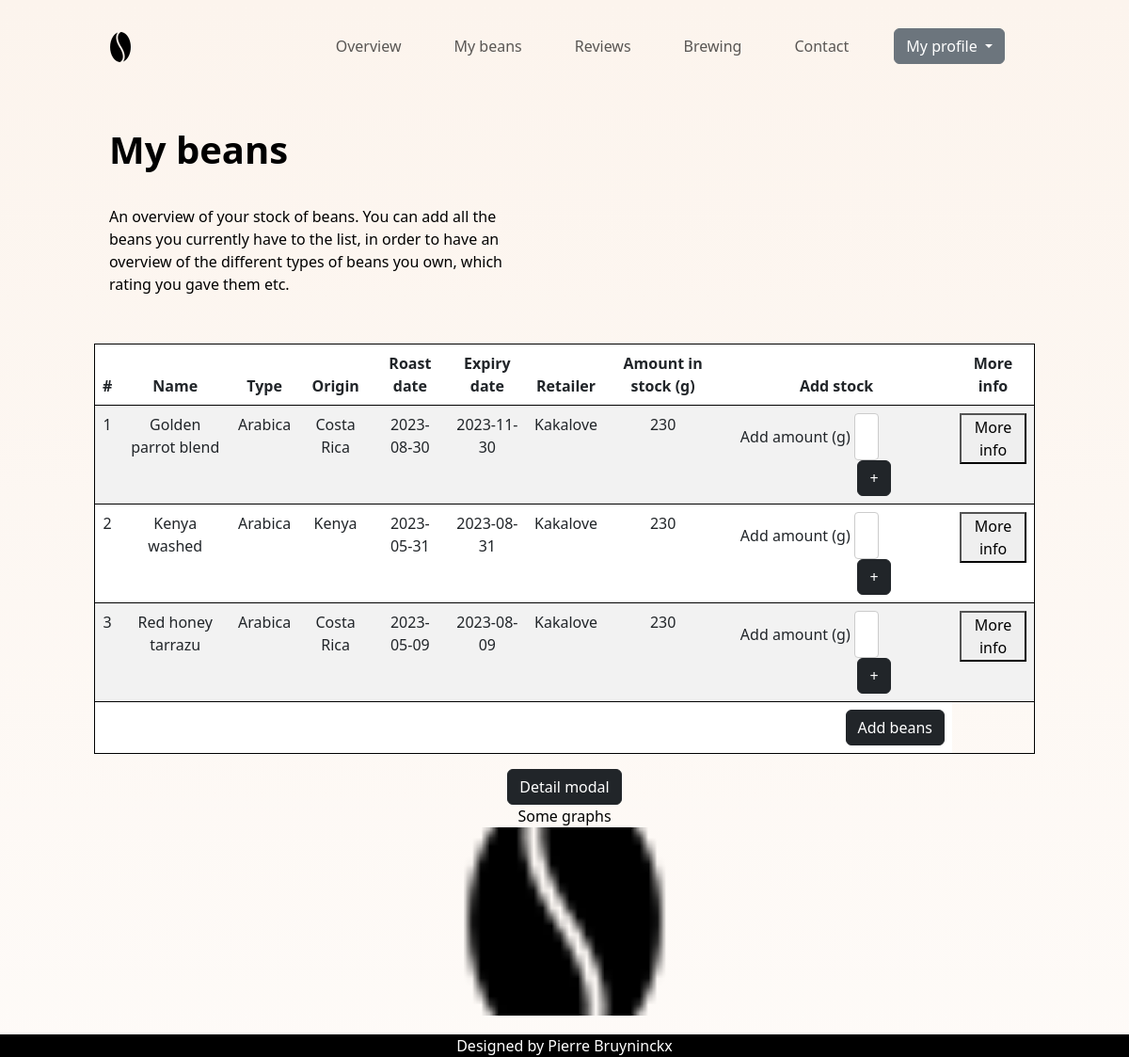
The app's page /mybeans (signed in) with its own data.
### tables this page shows
CREATE TABLE "mybeans" (
	"user_id"	INTEGER NOT NULL,
	"bean_name"	TINY TEXT NOT NULL,
	"origin"	TINY TEXT NOT NULL,
	"roast_date"	DATE NOT NULL,
	"expiry_date"	DATE NOT NULL,
	"retailer"	TINY TEXT NOT NULL,
	"amount"	INTEGER NOT NULL,
	"type"	TEXT,
	"roasting_level"	INTEGER,
	"notes"	TINY TEXT,
	"acidity"	INTEGER,
	"CR_review"	INTEGER,
	"description"	TEXT,
	"comments"	TEXT,
	FOREIGN KEY("user_id") REFERENCES "users"("id")
);

### app.py (the view)
@app.route("/mybeans", methods=["GET", "POST"])
@login_required
def mybeans():
    id = session.get("user_id")
    if request.method == "POST":
        if request.form.get("detailedBeanName") == None:
            name = request.form.get("BeanName")
            name_check = db.execute("SELECT * FROM mybeans WHERE user_id == ? AND bean_name == ?", id, name)
            if len(name_check) != 0:
                flash("This coffee bean already exists in your table!")
                return redirect("/mybeans")
            origin = request.form.get("BeanOrigin")
            roastDate = request.form.get("RoastDate")
            expiryDate = request.form.get("ExpiryDate")
            retailer = request.form.get("Retailer")
            stock = request.form.get("Stock")
            type = request.form.info("Type")
            roast = request.form.get("Roast")
            notes = request.form.get("Notes")
            acidity = request.form.get("Acidity")
            CR_review = request.form.get("CR_Review")
            description = request.form.get("Description")
            comments = request.form.get("Comments")
            print(f"Name: {name}\nOrigin: {origin}\nRoast date: {roastDate}\nExpiry date: {expiryDate}\nRetailer: {retailer}\nStock: {stock}\nType: {type}\nRoast: {roast}\nNotes: {notes}\nAcidity: {acidity}\nCR Review: {CR_review}\nDescription: {description}\nComments: {comments}\n")
            db.execute("INSERT into mybeans (user_id, bean_name, origin, roast_date, expiry_date, retailer, amount, type, roasting_level, notes, acidity, CR_review, description, comments) VALUES (?, ?, ?, ?, ?, ?, ?, ?, ?, ?, ?, ?, ?, ?);", id, name, origin, roastDate, expiryDate, retailer, stock, type, roast, notes, acidity, CR_review, description, comments)
            flash('Bean information added')
            return redirect("/mybeans"), 200
        else:
            detailedBeanName = request.form.get("detailedBeanName")
            print(f"Detail of {detailedBeanName}: ...")
            detailedInfo = db.execute("SELECT bean_name, type, origin, roasting_level, notes, acidity, CR_review, description, comments FROM mybeans WHERE user_id == ? AND bean_name == ?", id, detailedBeanName)
            print(f"Detailed info: {detailedInfo}")
            return render_template("mybeans.html", beans_detailed_data = detailedInfo)
    else:
        table_data = db.execute("SELECT bean_name, type, origin, roast_date, expiry_date, retailer, amount FROM mybeans WHERE user_id == ? GROUP BY bean_name", id)
        return render_template("mybeans.html", beans_data = table_data, beans_detailed_data = table_data)

### app.py (called while the page is built)
@app.after_request
def after_request(response):
    response.headers["Cache-Control"] = "no-cache, no-store, must-revalidate"
    response.headers["Expires"] = 0
    response.headers["Pragma"] = "no-cache"
    return response

### helpers.py (called while the page is built)
def login_required(f):
    @wraps(f)
    def decorated_function(*args, **kwargs):
        if session.get("user_id") is None:
            return redirect("/login")
        return f(*args, **kwargs)
    return decorated_function

### templates/mybeans.html (shortened to what this page needs)
{% extends "layout.html" %}
{% block main%}
<div class="beans_container">
    <div class="header">
        <h1>My beans</h1>
        <p>An overview of your stock of beans. You can add all the beans you currently have to the list, in order to have an overview of the different types of beans you own, which rating you gave them etc.</p>
    </div>
    <div class="beans_table">
        <div class="beans_table_item">
            <table class="table table-striped table-responsive table-hover" id="mybeans">
            <thead>
                <tr>
                    <th scope="col">#</th>
                    <th scope="col">Name</th>
                    <th scope="col">Type</th>
                    <th scope="col">Origin</th>
                    <th scope="col">Roast date</th>
                    <th scope="col">Expiry date</th>
                    <th scope="col">Retailer</th>
                    <th scope="col">Amount in stock (g)</th>
                    <th scope="col">Add stock</th>
                    <th scope="col">More info</th>
                </tr>
            </thead>
            <tbody>
                {% for row in beans_data %}
                <tr>
                    <td scope="row" class="countercell"></td>
                    <td>{{ row['bean_name'] }}</td>
                    <td>{{ row['type'] }}</td>
                    <td>{{ row['origin'] }}</td>
                    <td>{{ row['roast_date'] }}</td>
                    <td>{{ row['expiry_date'] }}</td>
                    <td>{{ row['retailer'] }}</td>
                    <td>{{ row['amount'] }}</td>
                    <td>
                        <div class="addStockForm">
                            <form action="/addstock" method="post">
                                <label for="stock">Add amount (g)</label>
                                <input type="number" id="stock" name="stock" min="0" required step="1" onclick="getBeanName(this,'BeanName')">
                                <button class="btn btn-dark" type="submit">+</button>
                            </form>
                        </div>
                    </td>
                    <td><form action="/mybeans" method="post">
                        <button type="submit">More info</button>
                    </form></td>
                </tr>
                {% endfor %}
            </tbody>
            <tfoot>
                <tr>
                    <td></td>
                    <td></td>
                    <td></td>
                    <td></td>
                    <td></td>
                    <td></td>
                    <td></td>
                    <td></td>
                    <td>
                        <button type="button" class="btn btn-dark" data-bs-toggle="modal" data-bs-target="#ModalBeanForm">
                            Add beans
                        </button>
                    </td>
                </tr>
        </table>
        <button type="button" class="btn btn-dark" data-bs-toggle="modal" data-bs-target="#ModalBeanDetail">
            Detail modal
        </button>
        </div>
        <div class="beans_table_item">
            Some graphs
            <img src="../static/images/coffee-bean.png" alt="temp">
        </div>
    </div>
</div>
{% endblock %}

### templates/layout.html (shortened to what this page needs)
<!DOCTYPE html>
<html lang="en">
<head>
    <link rel="stylesheet" href="../static/styles.css">
    <link href="https://cdn.jsdelivr.net/npm/bootstrap@5.3.0/dist/css/bootstrap.min.css" rel="stylesheet">
</head>
<body class="body">
    <nav class="navbar navbar-expand-md my_container">
        <div class="container-fluid" id="navbar_wrap">
            <a class="navbar-brand" href="/"><img src="../static/images/coffee-bean.png" alt="coffe bean navbar-toggler-icon"></a>
            <div class="collapse navbar-collapse navigation_items" id="navbarNav">
                {% if session["user_id"] %}
                <ul class="navbar-nav nav_list">
                <li class="nav-item">
                    <a class="nav-link"  href="/">Overview</a>
                </li>
                <li class="nav-item">
                    <a class="nav-link" href="/mybeans">My beans</a>
                </li>
                <li class="nav-item">
                    <a class="nav-link" href="/reviews">Reviews</a>
                </li>
                <li class="nav-item">
                    <a class="nav-link" href="/brewing">Brewing</a>
                </li>
                <li class="nav-item ">
                    <a class="nav-link" href="/contact">Contact</a>
                </li>
                <li class="nav-item dropdown">
                    <button class="btn btn-secondary dropdown-toggle" type="button" data-bs-toggle="dropdown" aria-expanded="false">
                        My profile
                    </button>
                </li>
                </ul>
                {% endif %}
            </div>
        </div>
    </nav>
    <main class="my_container" >
        {% block main %}{% endblock %}
    </main>
    <footer class="small_footer">
        <span style="color: white;">Designed by Pierre Bruyninckx</span>
    </footer>
</body>
</html>

### static/styles.css (style rules this page uses)
.body { background: linear-gradient(#FCF4ED, #fcf4ed6a); color: black; display: flex; flex-direction: column; min-height: 100vh; margin: 0; padding: 0; }
.my_container { display: flex; flex-wrap: wrap; justify-content: center; margin: 20px 100px; position: relative; }
.navigation_items { justify-content:right }
.navbar-nav li { margin: auto 20px; }
.nav_list a, button { float: right; }
main { min-height: 88vh; }
.small_footer { background-color: black; display: flex; justify-content: center; margin: auto 0; }
.header { text-align: left; padding: 1rem; max-width: 45%; }
.header h1 { font-weight: 800; }
.header p { margin: 35px auto; }
.login_fields input, button { margin: 10px; }
input { width: 100%; padding: 12px; border: 1px solid #ccc; border-radius: 4px; box-sizing: border-box; margin-top: 6px; margin-bottom: 16px; }
.beans_container { display: grid; text-align: center; height: fit-content; }
.beans_table { display: flex; flex-wrap: wrap; justify-content: space-evenly; }
table { counter-reset: tableCount; }
.countercell:before { content: counter(tableCount); counter-increment: tableCount; }
.beans_table_item { display: flex; flex-wrap: wrap; justify-content: center; align-items: center; }
.beans_table_item table { border: 1px solid black; border-radius: 15px; }
.beans_table_item img { width: 100%; height: 200px; object-fit: cover; }
.addStockForm { display: flex; flex-wrap: wrap; justify-content: space-between; align-items: center; width: 75%; }
.addStockForm input { width: 15%; }

### records on screen
mybeans: bean_name "Golden parrot blend", type "Arabica", origin "Costa Rica", roast_date "2023-08-30", expiry_date "2023-11-30", retailer "Kakalove", amount "230"
mybeans: bean_name "Kenya washed", type "Arabica", origin "Kenya", roast_date "2023-05-31", expiry_date "2023-08-31", retailer "Kakalove", amount "230"
mybeans: bean_name "Red honey tarrazu", type "Arabica", origin "Costa Rica", roast_date "2023-05-09", expiry_date "2023-08-09", retailer "Kakalove", amount "230"
